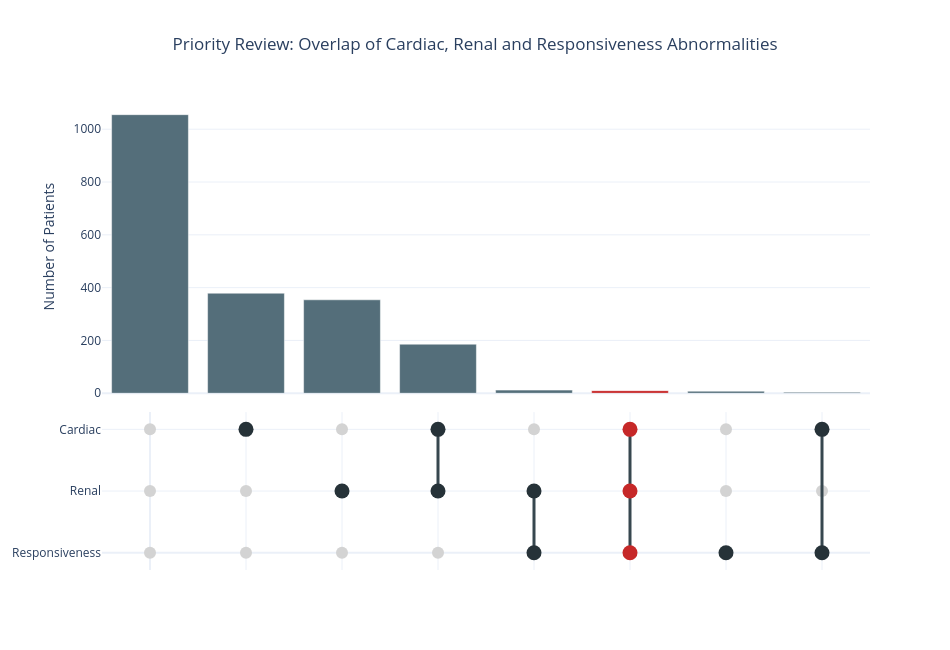

Here is the notebook cell this chart was saved with:
### Code cell
# -------------------------------------------------------
# Step2. Convert markers to numeric
# -------------------------------------------------------
numeric_cols = [
    "brain_natriuretic_peptide",
    "lvef",
    "creatinine_enzymatic_method",
    "glomerular_filtration_rate"
]

for col in numeric_cols:
    df[col] = pd.to_numeric(
        df[col],
        errors="coerce"
    )

# -------------------------------------------------------
# Step 3. Create exploratory thresholds
# -------------------------------------------------------

bnp_q75 = df["brain_natriuretic_peptide"].quantile(0.75)
lvef_q25 = df["lvef"].quantile(0.25)

creatinine_q75 = df["creatinine_enzymatic_method"].quantile(0.75)
gfr_q25 = df["glomerular_filtration_rate"].quantile(0.25)

print("BNP 75th percentile:", round(bnp_q75, 2))
print("LVEF 25th percentile:", round(lvef_q25, 2))
print("Creatinine 75th percentile:", round(creatinine_q75, 2))
print("GFR 25th percentile:", round(gfr_q25, 2))

# -------------------------------------------------------
# Step 4. Create the three abnormality flags
# -------------------------------------------------------

df["Cardiac"] = (
    (df["brain_natriuretic_peptide"] >= bnp_q75)
    |
    (df["lvef"] <= lvef_q25)
)

df["Renal"] = (
    (df["creatinine_enzymatic_method"] >= creatinine_q75)
    |
    (df["glomerular_filtration_rate"] <= gfr_q25)
)

df["Responsiveness"] = (
    df["consciousness"]
    .astype(str)
    .str.strip()
    .str.lower()
    .ne("clear")
)

print("Cardiac abnormality:", df["Cardiac"].sum())
print("Renal abnormality:", df["Renal"].sum())
print("Abnormal responsiveness:", df["Responsiveness"].sum())

# -------------------------------------------------------
# Step 5.Create priority-review flag
# -------------------------------------------------------
df["Priority_Review"] = (
    df["Cardiac"]
    &
    df["Renal"]
    &
    df["Responsiveness"]
)
print(
    "Patients with all three abnormalities:",
    df["Priority_Review"].sum()
)

# -------------------------------------------------------
# Step 6. Build the intersection data
# -------------------------------------------------------

intersection_data = (
    df.groupby(
        [
            "Cardiac",
            "Renal",
            "Responsiveness"
        ]
    )
    .size()
    .reset_index(
        name="Patients"
    )
)

intersection_data

def combination_name(row):

    conditions = []

    if row["Cardiac"]:
        conditions.append("Cardiac")

    if row["Renal"]:
        conditions.append("Renal")

    if row["Responsiveness"]:
        conditions.append("Responsiveness")

    if len(conditions) == 0:
        return "No Abnormality"

    return " + ".join(conditions)


intersection_data["Combination"] = (
    intersection_data.apply(
        combination_name,
        axis=1
    )
)

intersection_data = (
    intersection_data
    .sort_values(
        "Patients",
        ascending=False
    )
    .reset_index(drop=True)
)

display(intersection_data)

# -------------------------------------------------------
# Step 7. Interactive UpSet Plot
# -------------------------------------------------------

from plotly.subplots import make_subplots
import plotly.graph_objects as go

# Remove combinations with zero patients
plot_df = intersection_data[
    intersection_data["Patients"] > 0
].copy()

plot_df = plot_df.reset_index(drop=True)

x_pos = list(range(len(plot_df)))

fig = make_subplots(
    rows=2,
    cols=1,
    shared_xaxes=True,
    row_heights=[0.65, 0.35],
    vertical_spacing=0.04
)

bar_colors = [
    "#C62828"
    if (
        row["Cardiac"]
        and row["Renal"]
        and row["Responsiveness"]
    )
    else "#546E7A"

    for _, row in plot_df.iterrows()
]

fig.add_trace(
    go.Bar(
        x=x_pos,
        y=plot_df["Patients"],

        marker_color=bar_colors,

        customdata=plot_df[
            ["Combination"]
        ],

        hovertemplate=(
            "<b>%{customdata[0]}</b><br>"
            "Patients: %{y}"
            "<extra></extra>"
        ),

        name="Patients"
    ),
    row=1,
    col=1
)

# -------------------------------------------------------
# Step 8. Add the UpSet dots
# -------------------------------------------------------

conditions = [
    "Cardiac",
    "Renal",
    "Responsiveness"
]

y_positions = {
    "Cardiac": 2,
    "Renal": 1,
    "Responsiveness": 0
}

for i, row in plot_df.iterrows():

    for condition in conditions:

        fig.add_trace(
            go.Scatter(
                x=[i],
                y=[y_positions[condition]],

                mode="markers",

                marker=dict(
                    size=12,
                    color="#D3D3D3"
                ),

                hoverinfo="skip",
                showlegend=False
            ),
            row=2,
            col=1
        )

for i, row in plot_df.iterrows():

    active_y = []

    for condition in conditions:

        if row[condition]:

            active_y.append(
                y_positions[condition]
            )

    # Connecting line
    if len(active_y) > 1:

        fig.add_trace(
            go.Scatter(
                x=[i, i],
                y=[
                    min(active_y),
                    max(active_y)
                ],

                mode="lines",

                line=dict(
                    color="#37474F",
                    width=3
                ),

                hoverinfo="skip",
                showlegend=False
            ),
            row=2,
            col=1
        )

    # Active dots
    for y in active_y:

        priority = (
            row["Cardiac"]
            and row["Renal"]
            and row["Responsiveness"]
        )

        dot_color = (
            "#C62828"
            if priority
            else "#263238"
        )

        fig.add_trace(
            go.Scatter(
                x=[i],
                y=[y],

                mode="markers",

                marker=dict(
                    size=15,
                    color=dot_color
                ),

                hovertemplate=(
                    f"<b>{row['Combination']}</b><br>"
                    f"Patients: {row['Patients']}"
                    "<extra></extra>"
                ),

                showlegend=False
            ),
            row=2,
            col=1
        )

# -------------------------------------------------------
# Step 9. Format the chart
# -------------------------------------------------------

fig.update_yaxes(
    title_text="Number of Patients",
    row=1,
    col=1
)

fig.update_yaxes(
    tickmode="array",
    tickvals=[0, 1, 2],
    ticktext=[
        "Responsiveness",
        "Renal",
        "Cardiac"
    ],
    row=2,
    col=1
)

fig.update_xaxes(
    showticklabels=False,
    row=2,
    col=1
)

fig.update_layout(
    title=dict(
        text=(
            "Priority Review: Overlap of Cardiac, "
            "Renal and Responsiveness Abnormalities"
        ),
        x=0.5
    ),

    template="plotly_white",

    width=950,
    height=650,

    showlegend=False,

    hoverlabel=dict(
        font_size=13
    )
)

fig.show()
priority_patients = df[
    df["Priority_Review"]
].copy()

display(
    priority_patients[
        [
            "inpatient_number",
            "brain_natriuretic_peptide",
            "lvef",
            "creatinine_enzymatic_method",
            "glomerular_filtration_rate",
            "consciousness"
        ]
    ]
)

print(
    "Priority-review patients:",
    len(priority_patients)
)

print(
    "Percentage of patients:",
    round(
        len(priority_patients)
        / len(df) * 100,
        2
    ),
    "%"
)

### Figure 1 — Plotly figure (JSON) as saved in the notebook; plotly's stock layout.template omitted (floating-point values rounded to 4 significant figures)
{"data": [{"customdata": [["No Abnormality"], ["Cardiac"], ["Renal"], ["Cardiac + Renal"], ["Renal + Responsiveness"], ["Cardiac + Renal + Responsiveness"], ["Responsiveness"], ["Cardiac + Responsiveness"]], "hovertemplate": "<b>%{customdata[0]}</b><br>Patients: %{y}<extra></extra>", "marker": {"color": ["#546E7A", "#546E7A", "#546E7A", "#546E7A", "#546E7A", "#C62828", "#546E7A", "#546E7A"]}, "name": "Patients", "type": "bar", "x": [0, 1, 2, 3, 4, 5, 6, 7], "xaxis": "x", "y": [1055, 379, 354, 186, 12, 10, 8, 4], "yaxis": "y"}, {"hoverinfo": "skip", "marker": {"color": "#D3D3D3", "size": 12}, "mode": "markers", "showlegend": false, "type": "scatter", "x": [0], "xaxis": "x2", "y": [2], "yaxis": "y2"}, {"hoverinfo": "skip", "marker": {"color": "#D3D3D3", "size": 12}, "mode": "markers", "showlegend": false, "type": "scatter", "x": [0], "xaxis": "x2", "y": [1], "yaxis": "y2"}, {"hoverinfo": "skip", "marker": {"color": "#D3D3D3", "size": 12}, "mode": "markers", "showlegend": false, "type": "scatter", "x": [0], "xaxis": "x2", "y": [0], "yaxis": "y2"}, {"hoverinfo": "skip", "marker": {"color": "#D3D3D3", "size": 12}, "mode": "markers", "showlegend": false, "type": "scatter", "x": [1], "xaxis": "x2", "y": [2], "yaxis": "y2"}, {"hoverinfo": "skip", "marker": {"color": "#D3D3D3", "size": 12}, "mode": "markers", "showlegend": false, "type": "scatter", "x": [1], "xaxis": "x2", "y": [1], "yaxis": "y2"}, {"hoverinfo": "skip", "marker": {"color": "#D3D3D3", "size": 12}, "mode": "markers", "showlegend": false, "type": "scatter", "x": [1], "xaxis": "x2", "y": [0], "yaxis": "y2"}, {"hoverinfo": "skip", "marker": {"color": "#D3D3D3", "size": 12}, "mode": "markers", "showlegend": false, "type": "scatter", "x": [2], "xaxis": "x2", "y": [2], "yaxis": "y2"}, {"hoverinfo": "skip", "marker": {"color": "#D3D3D3", "size": 12}, "mode": "markers", "showlegend": false, "type": "scatter", "x": [2], "xaxis": "x2", "y": [1], "yaxis": "y2"}, {"hoverinfo": "skip", "marker": {"color": "#D3D3D3", "size": 12}, "mode": "markers", "showlegend": false, "type": "scatter", "x": [2], "xaxis": "x2", "y": [0], "yaxis": "y2"}, {"hoverinfo": "skip", "marker": {"color": "#D3D3D3", "size": 12}, "mode": "markers", "showlegend": false, "type": "scatter", "x": [3], "xaxis": "x2", "y": [2], "yaxis": "y2"}, {"hoverinfo": "skip", "marker": {"color": "#D3D3D3", "size": 12}, "mode": "markers", "showlegend": false, "type": "scatter", "x": [3], "xaxis": "x2", "y": [1], "yaxis": "y2"}, {"hoverinfo": "skip", "marker": {"color": "#D3D3D3", "size": 12}, "mode": "markers", "showlegend": false, "type": "scatter", "x": [3], "xaxis": "x2", "y": [0], "yaxis": "y2"}, {"hoverinfo": "skip", "marker": {"color": "#D3D3D3", "size": 12}, "mode": "markers", "showlegend": false, "type": "scatter", "x": [4], "xaxis": "x2", "y": [2], "yaxis": "y2"}, {"hoverinfo": "skip", "marker": {"color": "#D3D3D3", "size": 12}, "mode": "markers", "showlegend": false, "type": "scatter", "x": [4], "xaxis": "x2", "y": [1], "yaxis": "y2"}, {"hoverinfo": "skip", "marker": {"color": "#D3D3D3", "size": 12}, "mode": "markers", "showlegend": false, "type": "scatter", "x": [4], "xaxis": "x2", "y": [0], "yaxis": "y2"}, {"hoverinfo": "skip", "marker": {"color": "#D3D3D3", "size": 12}, "mode": "markers", "showlegend": false, "type": "scatter", "x": [5], "xaxis": "x2", "y": [2], "yaxis": "y2"}, {"hoverinfo": "skip", "marker": {"color": "#D3D3D3", "size": 12}, "mode": "markers", "showlegend": false, "type": "scatter", "x": [5], "xaxis": "x2", "y": [1], "yaxis": "y2"}, {"hoverinfo": "skip", "marker": {"color": "#D3D3D3", "size": 12}, "mode": "markers", "showlegend": false, "type": "scatter", "x": [5], "xaxis": "x2", "y": [0], "yaxis": "y2"}, {"hoverinfo": "skip", "marker": {"color": "#D3D3D3", "size": 12}, "mode": "markers", "showlegend": false, "type": "scatter", "x": [6], "xaxis": "x2", "y": [2], "yaxis": "y2"}, {"hoverinfo": "skip", "marker": {"color": "#D3D3D3", "size": 12}, "mode": "markers", "showlegend": false, "type": "scatter", "x": [6], "xaxis": "x2", "y": [1], "yaxis": "y2"}, {"hoverinfo": "skip", "marker": {"color": "#D3D3D3", "size": 12}, "mode": "markers", "showlegend": false, "type": "scatter", "x": [6], "xaxis": "x2", "y": [0], "yaxis": "y2"}, {"hoverinfo": "skip", "marker": {"color": "#D3D3D3", "size": 12}, "mode": "markers", "showlegend": false, "type": "scatter", "x": [7], "xaxis": "x2", "y": [2], "yaxis": "y2"}, {"hoverinfo": "skip", "marker": {"color": "#D3D3D3", "size": 12}, "mode": "markers", "showlegend": false, "type": "scatter", "x": [7], "xaxis": "x2", "y": [1], "yaxis": "y2"}, {"hoverinfo": "skip", "marker": {"color": "#D3D3D3", "size": 12}, "mode": "markers", "showlegend": false, "type": "scatter", "x": [7], "xaxis": "x2", "y": [0], "yaxis": "y2"}, {"hovertemplate": "<b>Cardiac</b><br>Patients: 379<extra></extra>", "marker": {"color": "#263238", "size": 15}, "mode": "markers", "showlegend": false, "type": "scatter", "x": [1], "xaxis": "x2", "y": [2], "yaxis": "y2"}, {"hovertemplate": "<b>Renal</b><br>Patients: 354<extra></extra>", "marker": {"color": "#263238", "size": 15}, "mode": "markers", "showlegend": false, "type": "scatter", "x": [2], "xaxis": "x2", "y": [1], "yaxis": "y2"}, {"hoverinfo": "skip", "line": {"color": "#37474F", "width": 3}, "mode": "lines", "showlegend": false, "type": "scatter", "x": [3, 3], "xaxis": "x2", "y": [1, 2], "yaxis": "y2"}, {"hovertemplate": "<b>Cardiac + Renal</b><br>Patients: 186<extra></extra>", "marker": {"color": "#263238", "size": 15}, "mode": "markers", "showlegend": false, "type": "scatter", "x": [3], "xaxis": "x2", "y": [2], "yaxis": "y2"}, {"hovertemplate": "<b>Cardiac + Renal</b><br>Patients: 186<extra></extra>", "marker": {"color": "#263238", "size": 15}, "mode": "markers", "showlegend": false, "type": "scatter", "x": [3], "xaxis": "x2", "y": [1], "yaxis": "y2"}, {"hoverinfo": "skip", "line": {"color": "#37474F", "width": 3}, "mode": "lines", "showlegend": false, "type": "scatter", "x": [4, 4], "xaxis": "x2", "y": [0, 1], "yaxis": "y2"}, {"hovertemplate": "<b>Renal + Responsiveness</b><br>Patients: 12<extra></extra>", "marker": {"color": "#263238", "size": 15}, "mode": "markers", "showlegend": false, "type": "scatter", "x": [4], "xaxis": "x2", "y": [1], "yaxis": "y2"}, {"hovertemplate": "<b>Renal + Responsiveness</b><br>Patients: 12<extra></extra>", "marker": {"color": "#263238", "size": 15}, "mode": "markers", "showlegend": false, "type": "scatter", "x": [4], "xaxis": "x2", "y": [0], "yaxis": "y2"}, {"hoverinfo": "skip", "line": {"color": "#37474F", "width": 3}, "mode": "lines", "showlegend": false, "type": "scatter", "x": [5, 5], "xaxis": "x2", "y": [0, 2], "yaxis": "y2"}, {"hovertemplate": "<b>Cardiac + Renal + Responsiveness</b><br>Patients: 10<extra></extra>", "marker": {"color": "#C62828", "size": 15}, "mode": "markers", "showlegend": false, "type": "scatter", "x": [5], "xaxis": "x2", "y": [2], "yaxis": "y2"}, {"hovertemplate": "<b>Cardiac + Renal + Responsiveness</b><br>Patients: 10<extra></extra>", "marker": {"color": "#C62828", "size": 15}, "mode": "markers", "showlegend": false, "type": "scatter", "x": [5], "xaxis": "x2", "y": [1], "yaxis": "y2"}, {"hovertemplate": "<b>Cardiac + Renal + Responsiveness</b><br>Patients: 10<extra></extra>", "marker": {"color": "#C62828", "size": 15}, "mode": "markers", "showlegend": false, "type": "scatter", "x": [5], "xaxis": "x2", "y": [0], "yaxis": "y2"}, {"hovertemplate": "<b>Responsiveness</b><br>Patients: 8<extra></extra>", "marker": {"color": "#263238", "size": 15}, "mode": "markers", "showlegend": false, "type": "scatter", "x": [6], "xaxis": "x2", "y": [0], "yaxis": "y2"}, {"hoverinfo": "skip", "line": {"color": "#37474F", "width": 3}, "mode": "lines", "showlegend": false, "type": "scatter", "x": [7, 7], "xaxis": "x2", "y": [0, 2], "yaxis": "y2"}, {"hovertemplate": "<b>Cardiac + Responsiveness</b><br>Patients: 4<extra></extra>", "marker": {"color": "#263238", "size": 15}, "mode": "markers", "showlegend": false, "type": "scatter", "x": [7], "xaxis": "x2", "y": [2], "yaxis": "y2"}, {"hovertemplate": "<b>Cardiac + Responsiveness</b><br>Patients: 4<extra></extra>", "marker": {"color": "#263238", "size": 15}, "mode": "markers", "showlegend": false, "type": "scatter", "x": [7], "xaxis": "x2", "y": [0], "yaxis": "y2"}], "layout": {"height": 650, "hoverlabel": {"font": {"size": 13}}, "showlegend": false, "title": {"text": "Priority Review: Overlap of Cardiac, Renal and Responsiveness Abnormalities", "x": 0.5}, "width": 950, "xaxis": {"anchor": "y", "domain": [0, 1], "matches": "x2", "showticklabels": false}, "xaxis2": {"anchor": "y2", "domain": [0, 1], "showticklabels": false}, "yaxis": {"anchor": "x", "domain": [0.376, 1], "title": {"text": "Number of Patients"}}, "yaxis2": {"anchor": "x2", "domain": [0, 0.336], "tickmode": "array", "ticktext": ["Responsiveness", "Renal", "Cardiac"], "tickvals": [0, 1, 2]}}}
